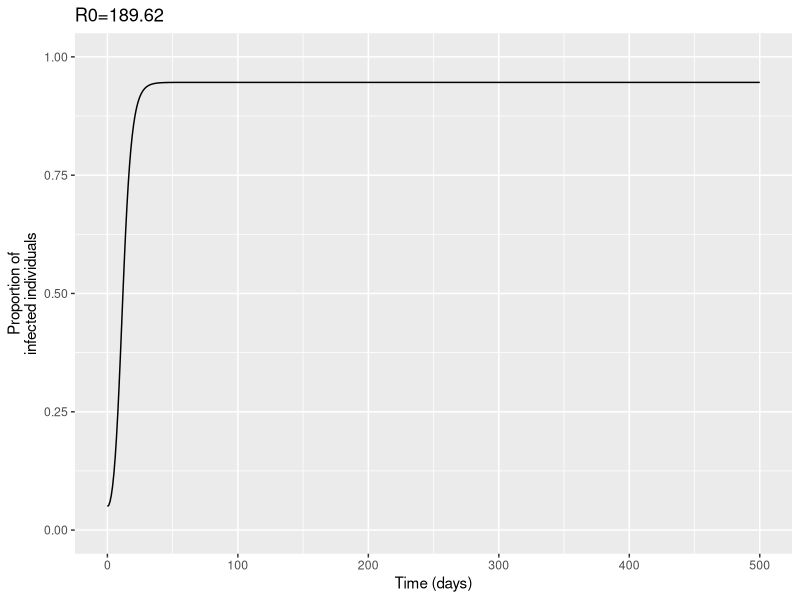

Recreate this plot in R.
library(deSolve)
library(ggplot2)

m=10 # relative density mosquito/human
a=0.5 # biting rate
b=0.09 # probability that a bite successfully infects the human
c=1 # probability that a bite successfully infects the mosquito
p =0.95 # mosquito survival ( exp(-g) where g is the mortality rate for the mosquito)
v=12 # extrinsic incubation period
r=1/80 # recovery rate in human



theta_init =c("m"=m,"a"=a,"b"=b, "c"=c,"p"=p,"v"=v, "r"=r)
#theta_init =c("m"=10,"a"=0.25,"b"=0.09, "c"=1,"p"=0.95,"v"=12, "r"=1/80)
#theta_init =c("m"=100,"a"=0.5,"b"=0.09, "c"=1,"p"=0.9,"v"=12, "r"=1/80)
#theta_init =c("m"=2000,"a"=0.1*(1/3),"b"=0.09, "c"=1,"p"=0.75,"v"=12, "r"=1/80)
# madras
#theta_init =c("m"=2000,"a"=(1/40)*(1/2),"b"=0.09, "c"=1,"p"=0.8,"v"=9, "r"=1/80)


##SIR model
RossMacDonald<-function(t,x,parms){
  # version from Smith and McKenzie, 2004
  
  ## state variables
  Hi = x[1]
  Vi = x[2]

  ## parameter values
  m = parms["m"]
  a = parms["a"]
  b = parms["b"]
  c = parms["c"]
  p = parms["p"]
  v = parms["v"]
  r = parms["r"]
  g= -log(p)
  
  ##variations
  dHi=m*a*b*(1-Hi)*Vi - r*Hi
  dVi= a*c*Hi*(exp(-g*v)-Vi) - g*Vi
  res  = c(dHi, dVi)
  list(res)
}

simulate_RM=function(parameters){
  
  #parameters
  parms = c(parameters["m"],parameters["a"],
            parameters["b"],parameters["c"],
            parameters["p"],parameters["v"],
            parameters["r"])

  #initial conditions
  init <- c(0.05,0)  
  
  #simulation
  temps <- seq(0,500) 
  solveRM <- lsoda(y =init, times=temps, func = RossMacDonald, 
                    parms = parms)
  solutionRM=as.data.frame(solveRM)
  names(solutionRM)=c("time","Hi","Vi")

  return(solutionRM)
}

calculate_R0=function(parameters){
  return(c("R0"=as.numeric(parameters["m"]*(parameters["a"]^2)*parameters["b"]*parameters["c"]*(parameters["p"]^parameters["v"])/parameters["r"]/(-log(parameters["p"])))))
}

simul=simulate_RM(parameters = theta_init)

ggplot(simul)+
  geom_line(aes(x=time, y=Hi))+ ylim(0,1)+
  labs(y="Proportion of\ninfected individuals", x="Time (days)")+
  ggtitle(paste0("R0=",round(calculate_R0(theta_init),2)))
